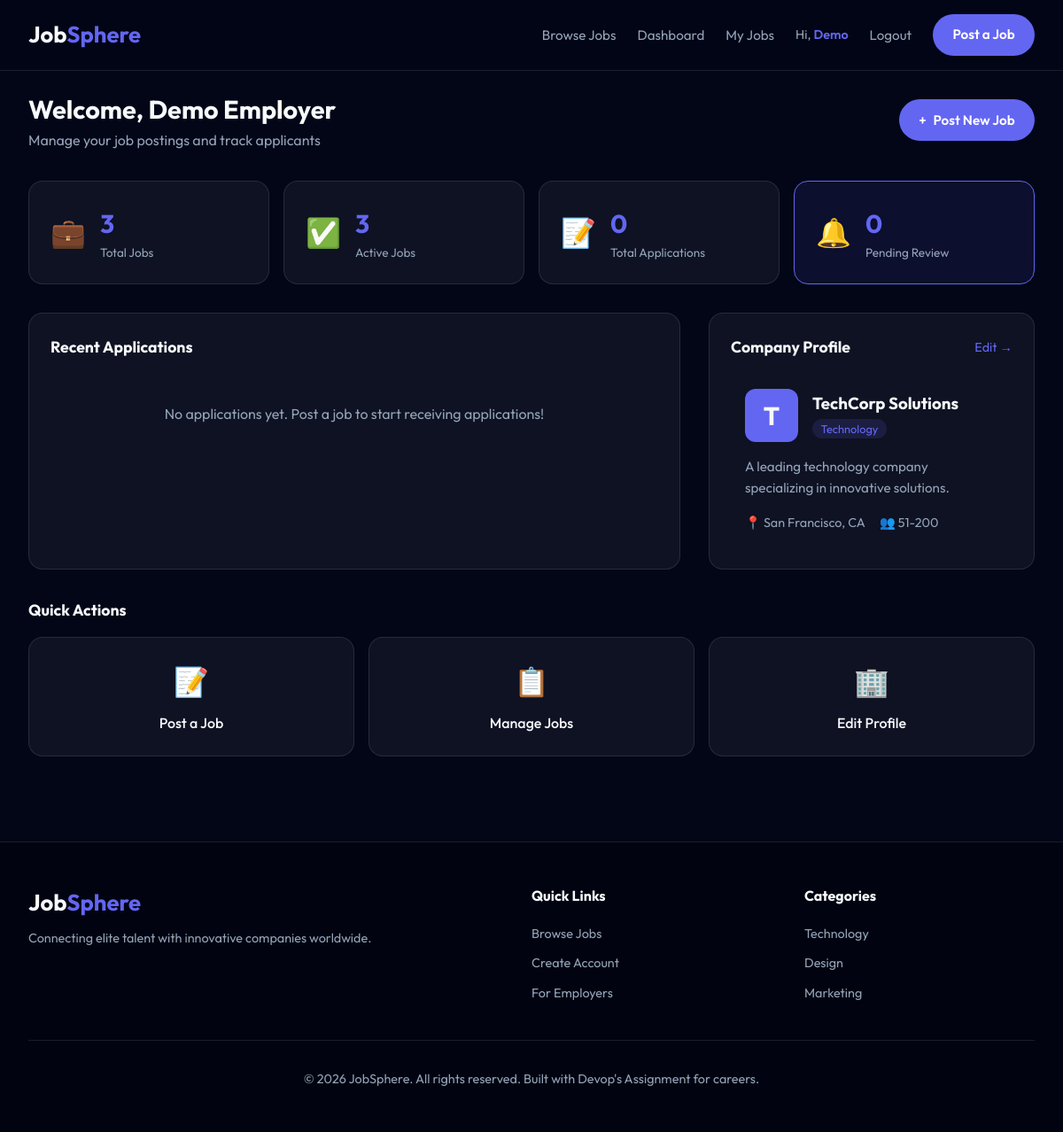
/employer/dashboard (signed in), run on the app's committed database.
### models.py (models this page shows, shortened)
class User(UserMixin, db.Model):
    __tablename__ = 'users'
    id = db.Column(db.Integer, primary_key=True)
    email = db.Column(db.String(120), unique=True, nullable=False, index=True)
    password_hash = db.Column(db.String(256), nullable=False)
    name = db.Column(db.String(100), nullable=False)
    role = db.Column(db.String(20), nullable=False, default='jobseeker')  # admin, employer, jobseeker
    phone = db.Column(db.String(20))
    bio = db.Column(db.Text)
    resume_path = db.Column(db.String(255))
    skills = db.Column(db.Text)  # Comma-separated skills
    location = db.Column(db.String(100))
    is_active = db.Column(db.Boolean, default=True)
    created_at = db.Column(db.DateTime, default=datetime.utcnow)
    updated_at = db.Column(db.DateTime, default=datetime.utcnow, onupdate=datetime.utcnow)
    company = db.relationship('Company', backref='owner', uselist=False, lazy=True)
    applications = db.relationship('Application', backref='applicant', lazy='dynamic')
    def is_employer(self):
        return self.role == 'employer'
    def is_jobseeker(self):
        return self.role == 'jobseeker'

class Company(db.Model):
    __tablename__ = 'companies'
    id = db.Column(db.Integer, primary_key=True)
    user_id = db.Column(db.Integer, db.ForeignKey('users.id'), nullable=False)
    name = db.Column(db.String(150), nullable=False)
    description = db.Column(db.Text)
    website = db.Column(db.String(255))
    logo_path = db.Column(db.String(255))
    location = db.Column(db.String(100))
    industry = db.Column(db.String(100))
    size = db.Column(db.String(50))  # e.g., "1-10", "11-50", "51-200", etc.
    founded_year = db.Column(db.Integer)
    created_at = db.Column(db.DateTime, default=datetime.utcnow)
    jobs = db.relationship('Job', backref='company', lazy='dynamic')

### app.py (the view)
@app.route('/employer/dashboard')
@login_required
@employer_required
def employer_dashboard():
    company = current_user.company
    if not company:
        flash('Please complete your company profile first.', 'warning')
        return redirect(url_for('employer_profile'))
    total_jobs = Job.query.filter_by(company_id=company.id).count()
    active_jobs = Job.query.filter_by(company_id=company.id, is_active=True).count()
    job_ids = [j.id for j in company.jobs]
    total_applications = Application.query.filter(Application.job_id.in_(job_ids)).count() if job_ids else 0
    pending_applications = Application.query.filter(
        Application.job_id.in_(job_ids),
        Application.status == 'Pending'
    ).count() if job_ids else 0
    recent_applications = Application.query.filter(
        Application.job_id.in_(job_ids)
    ).order_by(Application.applied_date.desc()).limit(5).all() if job_ids else []
    return render_template('employer/dashboard.html',
                         company=company,
                         total_jobs=total_jobs,
                         active_jobs=active_jobs,
                         total_applications=total_applications,
                         pending_applications=pending_applications,
                         recent_applications=recent_applications)

### app.py (called while the page is built)
@login_manager.user_loader
def load_user(user_id):
    return User.query.get(int(user_id))

def employer_required(f):
    @wraps(f)
    def decorated_function(*args, **kwargs):
        if not current_user.is_authenticated or not current_user.is_employer():
            flash('Employer access required.', 'error')
            return redirect(url_for('index'))
        return f(*args, **kwargs)
    return decorated_function

### templates/employer/dashboard.html (shortened to what this page needs)
{% extends 'base.html' %}
{% block content %}
<div class="page-content">
    <div class="container">
        <div class="dashboard-header">
            <div class="welcome-section">
                <h1>Welcome, {{ current_user.name }}</h1>
                <p>Manage your job postings and track applicants</p>
            </div>
            <a href="{{ url_for('employer_job_new') }}" class="btn-primary">
                <span>+</span> Post New Job
            </a>
        </div>
        <div class="stats-cards">
            <div class="stat-card">
                <div class="stat-icon">💼</div>
                <div class="stat-info">
                    <span class="stat-number">{{ total_jobs }}</span>
                    <span class="stat-label">Total Jobs</span>
                </div>
            </div>
            <div class="stat-card">
                <div class="stat-icon">✅</div>
                <div class="stat-info">
                    <span class="stat-number">{{ active_jobs }}</span>
                    <span class="stat-label">Active Jobs</span>
                </div>
            </div>
            <div class="stat-card">
                <div class="stat-icon">📝</div>
                <div class="stat-info">
                    <span class="stat-number">{{ total_applications }}</span>
                    <span class="stat-label">Total Applications</span>
                </div>
            </div>
            <div class="stat-card highlight">
                <div class="stat-icon">🔔</div>
                <div class="stat-info">
                    <span class="stat-number">{{ pending_applications }}</span>
                    <span class="stat-label">Pending Review</span>
                </div>
            </div>
        </div>
        <div class="dashboard-grid">
            <div class="dashboard-section">
                <div class="section-header-inline">
                    <h2>Recent Applications</h2>
                </div>
                {% if recent_applications %}
                <div class="applications-list compact">
                    {% for app in recent_applications %}
                    <div class="application-item">
                        <div class="applicant-info">
                            <div class="applicant-avatar">{{ app.applicant.name[0] }}</div>
                            <div>
                                <h4>{{ app.applicant.name }}</h4>
                                <p>Applied for <strong>{{ app.job.title }}</strong></p>
                                <span class="apply-date">{{ app.applied_date.strftime('%b %d, %Y') }}</span>
                            </div>
                        </div>
                        <div class="app-actions-inline">
                            <span class="status-badge status-{{ app.status | lower }}">{{ app.status }}</span>
                            <a href="{{ url_for('employer_job_applicants', job_id=app.job_id) }}" class="btn-icon"
                                title="View">👁️</a>
                        </div>
                    </div>
                    {% endfor %}
                </div>
                {% else %}
                <div class="empty-state-small">
                    <p>No applications yet. Post a job to start receiving applications!</p>
                </div>
                {% endif %}
            </div>
            <div class="dashboard-section">
                <div class="section-header-inline">
                    <h2>Company Profile</h2>
                    <a href="{{ url_for('employer_profile') }}" class="link">Edit →</a>
                </div>
                <div class="company-profile-card">
                    <div class="company-header">
                        {% if company.logo_path %}
                        <img src="{{ url_for('static', filename='uploads/' + company.logo_path) }}"
                            alt="{{ company.name }}" class="company-logo">
                        {% else %}
                        <div class="company-logo-placeholder large">{{ company.name[0] }}</div>
                        {% endif %}
                        <div>
                            <h3>{{ company.name }}</h3>
                            {% if company.industry %}
                            <span class="industry-tag">{{ company.industry }}</span>
                            {% endif %}
                        </div>
                    </div>
                    {% if company.description %}
                    <p class="company-desc">{{ company.description[:150] }}</p>
                    {% else %}
                    <p class="text-muted">Add a company description to attract more candidates.</p>
                    {% endif %}
                    <div class="company-meta">
                        {% if company.location %}
                        <span>📍 {{ company.location }}</span>
                        {% endif %}
                        {% if company.size %}
                        <span>👥 {{ company.size }}</span>
                        {% endif %}
                    </div>
                </div>
            </div>
        </div>
        <div class="quick-actions">
            <h2>Quick Actions</h2>
            <div class="actions-grid">
                <a href="{{ url_for('employer_job_new') }}" class="action-card">
                    <span class="action-icon">📝</span>
                    <span class="action-title">Post a Job</span>
                </a>
                <a href="{{ url_for('employer_jobs') }}" class="action-card">
                    <span class="action-icon">📋</span>
                    <span class="action-title">Manage Jobs</span>
                </a>
                <a href="{{ url_for('employer_profile') }}" class="action-card">
                    <span class="action-icon">🏢</span>
                    <span class="action-title">Edit Profile</span>
                </a>
            </div>
        </div>
    </div>
</div>
{% endblock %}

### templates/base.html (shortened to what this page needs)
<!DOCTYPE html>
<html lang="en">
<head>
    <link rel="stylesheet" href="{{ url_for('static', filename='css/styles.css') }}">
</head>
<body>
    <header class="navbar">
        <div class="container">
            <a href="{{ url_for('index') }}" class="logo">Job<span>Sphere</span></a>
            <nav>
                <ul>
                    <li><a href="{{ url_for('index') }}#jobs">Browse Jobs</a></li>
                    {% if current_user.is_authenticated %}
                    {% if current_user.is_jobseeker() %}
                    <li><a href="{{ url_for('ats') }}">ATS Checker</a></li>
                    <li><a href="{{ url_for('my_applications') }}">My Applications</a></li>
                    <li><a href="{{ url_for('profile') }}">Profile</a></li>
                    {% elif current_user.is_employer() %}
                    <li><a href="{{ url_for('employer_dashboard') }}">Dashboard</a></li>
                    <li><a href="{{ url_for('employer_jobs') }}">My Jobs</a></li>
                    {% elif current_user.is_admin() %}
                    <li><a href="{{ url_for('admin_dashboard') }}">Admin Hub</a></li>
                    {% endif %}
                    <li class="user-greeting">Hi, <span>{{ current_user.name.split(' ')[0] }}</span></li>
                    <li><a href="{{ url_for('logout') }}">Logout</a></li>
                    {% else %}
                    <li><a href="{{ url_for('login') }}">Login</a></li>
                    <li><a href="{{ url_for('register') }}" class="btn-primary">Get Started</a></li>
                    {% endif %}
                    {% if current_user.is_authenticated and current_user.is_employer() %}
                    <li><a href="{{ url_for('employer_job_new') }}" class="btn-primary">Post a Job</a></li>
                    {% endif %}
                </ul>
            </nav>
        </div>
    </header>
    <main>
        {% block content %}{% endblock %}
    </main>
    <footer>
        <div class="container">
            <div class="footer-content">
                <div class="footer-brand">
                    <a href="/" class="logo">Job<span>Sphere</span></a>
                    <p>Connecting elite talent with innovative companies worldwide.</p>
                </div>
                <div class="footer-links">
                    <h4>Quick Links</h4>
                    <ul>
                        <li><a href="{{ url_for('index') }}">Browse Jobs</a></li>
                        <li><a href="{{ url_for('register') }}">Create Account</a></li>
                        <li><a href="#">For Employers</a></li>
                    </ul>
                </div>
                <div class="footer-links">
                    <h4>Categories</h4>
                    <ul>
                        <li><a href="#">Technology</a></li>
                        <li><a href="#">Design</a></li>
                        <li><a href="#">Marketing</a></li>
                    </ul>
                </div>
            </div>
            <div class="footer-bottom">
                <p>&copy; 2026 JobSphere. All rights reserved. Built with Devop's Assignment for careers.</p>
            </div>
        </div>
    </footer>
</body>
</html>

### data on the page
User: name "Demo", name "Demo Employer"
Company: name "T", name "TechCorp Solutions", industry "Technology", description "A leading technology company specializing in innovative solutions.", location "San Francisco, CA", size "51-200"

### other printed values
{{ total_jobs }} "3"
{{ active_jobs }} "3"
{{ total_applications }} "0"
{{ pending_applications }} "0"
